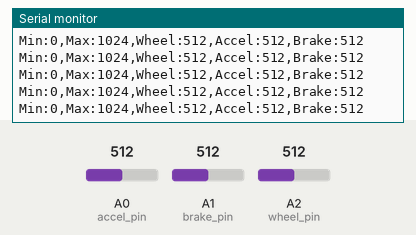
The sketch below on a simulated Arduino Uno, built with avr-gcc and run on an emulated ATmega328P. On the bench: the last lines printed to the serial monitor. The test bench sets the inputs (shaded band); at power-on: A0 (accel_pin) = 512, A1 (brake_pin) = 512, A2 (wheel_pin) = 512.

Above: at 1.2 s.
1.3 s: A0 (accel_pin) set to 105
At 1.36 s:
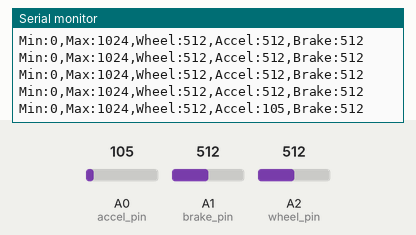
2.8 s: A0 (accel_pin) set to 89
At 2.84 s:
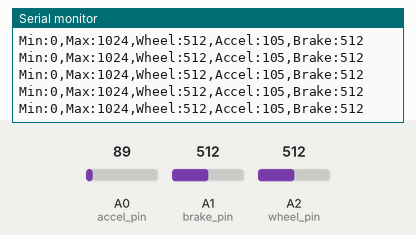
5.8 s: A1 (brake_pin) set to 983
At 5.84 s:
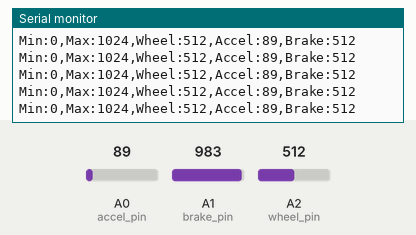
8.8 s: A1 (brake_pin) set to 1007
At 8.83 s:
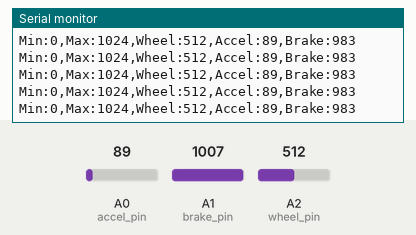
11.8 s: A2 (wheel_pin) set to 986
At 11.8 s:
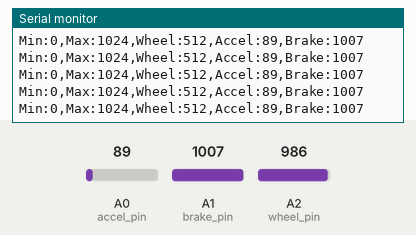
14.8 s: A2 (wheel_pin) set to 1016
At 14.81 s:
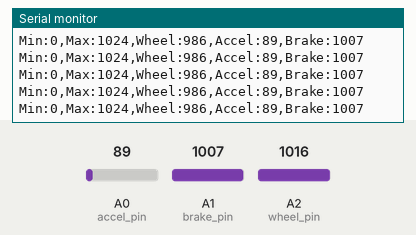
Timing chart, 0 to 17.8 s (numbered marks = the images above; inputs shaded):
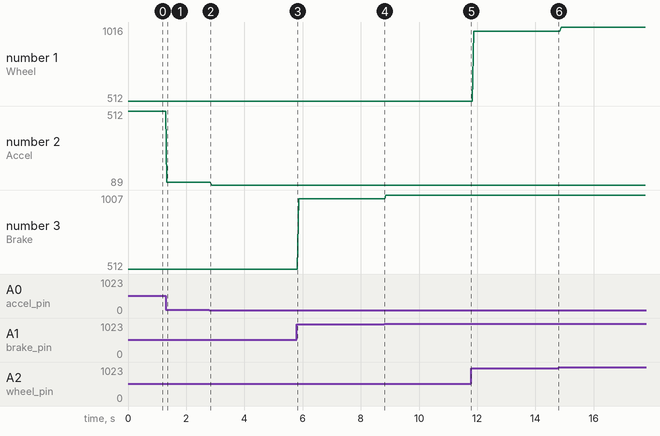

Measured:
- after the input at 1.3 s, the serial monitor: prints a new line at once (image 1)
- plotted number 1: 512 → 986 after the input at 11.8 s, 986 → 1016 after the input at 14.8 s
- plotted number 2: 512 → 105 after the input at 1.3 s, 105 → 89 after the input at 2.8 s
- plotted number 3: 512 → 983 after the input at 5.8 s, 983 → 1007 after the input at 8.8 s

The sketch:

test_joysticks.ino
```cpp
const int accel_pin = A0;
const int brake_pin = A1;
const int wheel_pin = A2;

void setup() {
	Serial.begin(9600);
}

void loop() {

	Serial.print("Min:0");
	Serial.print(",Max:1024");

	Serial.print(",Wheel:");
	Serial.print(analogRead(wheel_pin));

	Serial.print(",Accel:");
	Serial.print(analogRead(accel_pin));

	Serial.print(",Brake:");
	Serial.print(analogRead(brake_pin));

	Serial.println("");
	delay(2);

}
```
